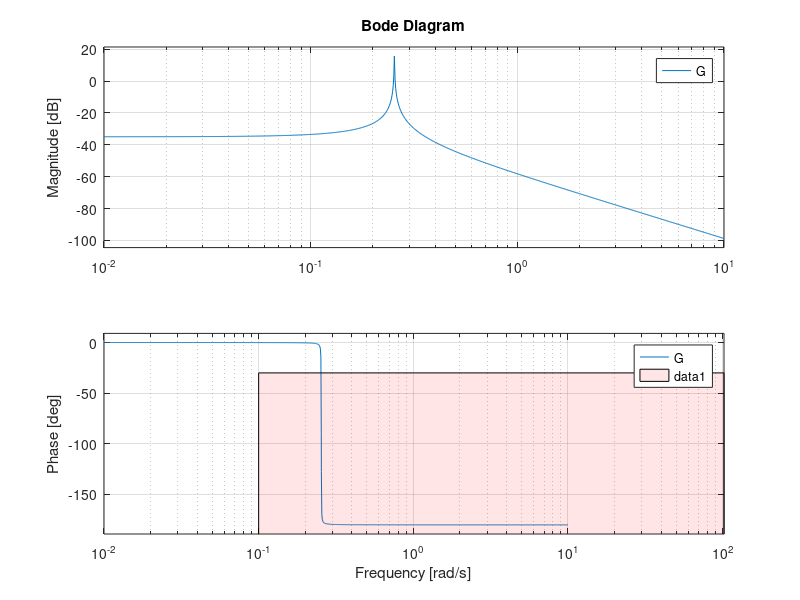

Source code (MATLAB):
%% FUNZIONE DI TRASFERIMENTO G con ZONE PROIBITE
s=tf('s');
G=0.001155/(s^2+0.00075*s+0.06454);
figure
hold on;
omega_plot_min = 1e-1;
omega_plot_max = 1e3;
degree_plot_min = -360;
degree_plot_max = 360;
dB_plot_min = -200;
db_plot_max = 200;
%omega_min = 1;
T_a_5_str = 0.03;
S_str = 0.02;
mu_min = 399;
xi_min = (abs(log(S_str)))/(sqrt(pi^2+log(S_str)^2))+0.2;
omega_c_min = 3/(xi_min*T_a_5_str);
M_f_min = 30;

omega_min_d = omega_plot_min;
omega_max_d = 0.5;
omega_min_n = 1e5;
omega_max_n = 5e6;
A_d = 40;
A_n = 63;


x_wc = [omega_plot_min; omega_plot_min; omega_c_min; omega_c_min];
y_wc = [dB_plot_min; 0; 0; dB_plot_min];
x_d = [omega_min_d; omega_min_d; omega_max_d; omega_max_d];
y_d = [A_d; 0; 0; A_d];
x_n = [omega_min_n; omega_min_n; omega_max_n; omega_max_n];
y_n = [-A_n; db_plot_max; db_plot_max; -A_n];
x_Mf = [omega_plot_min; omega_plot_min; omega_c_min; omega_c_min ];
y_Mf = [-M_f_min; degree_plot_min; degree_plot_min; -M_f_min];
patch(x_wc, y_wc, 'r', 'FaceAlpha', 0.1);
hold on;
patch(x_d, y_d, 'r', 'FaceAlpha', 0.1);
hold on;
patch(x_n, y_n, 'r', 'FaceAlpha', 0.1);
hold on;

bode(G);

hold on;
patch(x_Mf,y_Mf, 'r', 'FaceAlpha', 0.1);